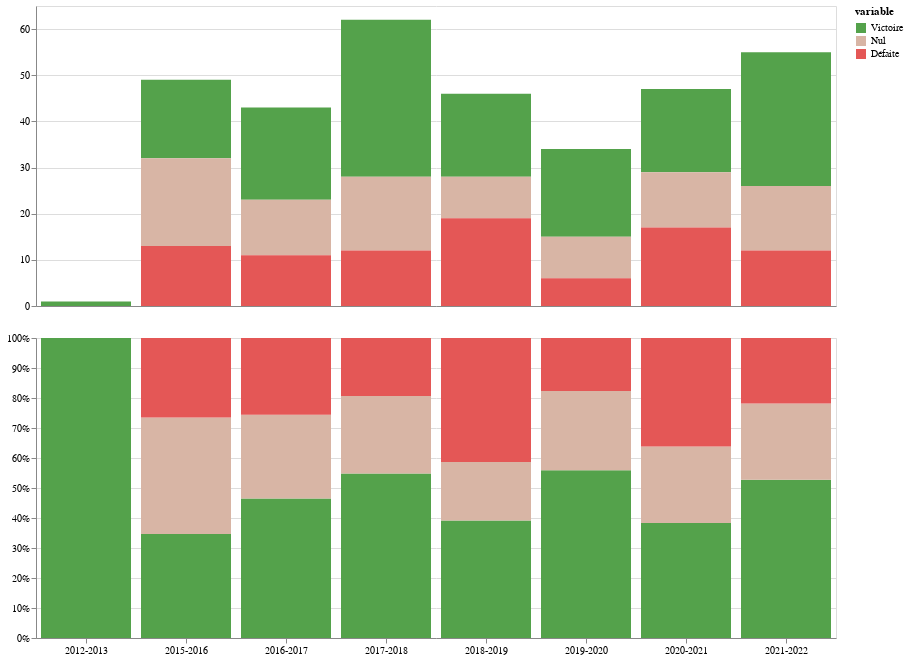

Notebook code cell kept with this figure:
### Code cell
counts = alt.Chart(vnd).mark_bar().encode(
    x=alt.X("Saison:N", title=None, axis=alt.Axis(ticks=False, labels=False)),
    y=alt.Y('value:Q', title=''),
    color=alt.Color('variable', scale=alt.Scale(domain=['Victoire', 'Nul', 'Défaite'], range=['#54a24b', '#d8b5a5', '#e45756'])),
    tooltip=[alt.Tooltip("Saison", title="Saison"), "variable", alt.Tooltip("value", title="Académies")]
).properties(
    width=800
)

pcts = alt.Chart(vnd).mark_bar().encode(
    x=alt.X("Saison:N", title=None, axis=alt.Axis(labelAngle=0)),
    y=alt.Y("value:Q", title="", stack="normalize", axis=alt.Axis(format="%")),
    color='variable',
    tooltip=[alt.Tooltip("Saison", title="Saison"), "variable", alt.Tooltip("value", title="Académies")]
).properties(
    width=800
)

counts & pcts

### Figure 1 — Vega-Lite specification as saved in the notebook (floating-point values rounded to 4 significant figures)
{"config": {"view": {"continuousWidth": 400, "continuousHeight": 300}}, "vconcat": [{"mark": "bar", "encoding": {"color": {"field": "variable", "scale": {"domain": ["Victoire", "Nul", "Défaite"], "range": ["#54a24b", "#d8b5a5", "#e45756"]}, "type": "nominal"}, "tooltip": [{"field": "Saison", "title": "Saison", "type": "nominal"}, {"field": "variable", "type": "nominal"}, {"field": "value", "title": "Académies", "type": "quantitative"}], "x": {"axis": {"labels": false, "ticks": false}, "field": "Saison", "title": null, "type": "nominal"}, "y": {"field": "value", "title": "", "type": "quantitative"}}, "width": 800}, {"mark": "bar", "encoding": {"color": {"field": "variable", "type": "nominal"}, "tooltip": [{"field": "Saison", "title": "Saison", "type": "nominal"}, {"field": "variable", "type": "nominal"}, {"field": "value", "title": "Académies", "type": "quantitative"}], "x": {"axis": {"labelAngle": 0}, "field": "Saison", "title": null, "type": "nominal"}, "y": {"axis": {"format": "%"}, "field": "value", "stack": "normalize", "title": "", "type": "quantitative"}}, "width": 800}], "data": {"name": "data-7d63e99dcbf2dce36887277007809774"}, "$schema": "https://vega.github.io/schema/vega-lite/v4.17.0.json", "datasets": {"data-7d63e99dcbf2dce36887277007809774": [{"Saison": "2012-2013", "variable": "Victoire", "value": 1}, {"Saison": "2015-2016", "variable": "Victoire", "value": 17}, {"Saison": "2016-2017", "variable": "Victoire", "value": 20}, {"Saison": "2017-2018", "variable": "Victoire", "value": 34}, {"Saison": "2018-2019", "variable": "Victoire", "value": 18}, {"Saison": "2019-2020", "variable": "Victoire", "value": 19}, {"Saison": "2020-2021", "variable": "Victoire", "value": 18}, {"Saison": "2021-2022", "variable": "Victoire", "value": 29}, {"Saison": "2012-2013", "variable": "Nul", "value": 0}, {"Saison": "2015-2016", "variable": "Nul", "value": 19}, {"Saison": "2016-2017", "variable": "Nul", "value": 12}, {"Saison": "2017-2018", "variable": "Nul", "value": 16}, {"Saison": "2018-2019", "variable": "Nul", "value": 9}, {"Saison": "2019-2020", "variable": "Nul", "value": 9}, {"Saison": "2020-2021", "variable": "Nul", "value": 12}, {"Saison": "2021-2022", "variable": "Nul", "value": 14}, {"Saison": "2012-2013", "variable": "Défaite", "value": 0}, {"Saison": "2015-2016", "variable": "Défaite", "value": 13}, {"Saison": "2016-2017", "variable": "Défaite", "value": 11}, {"Saison": "2017-2018", "variable": "Défaite", "value": 12}, {"Saison": "2018-2019", "variable": "Défaite", "value": 19}, {"Saison": "2019-2020", "variable": "Défaite", "value": 6}, {"Saison": "2020-2021", "variable": "Défaite", "value": 17}, {"Saison": "2021-2022", "variable": "Défaite", "value": 12}]}}
